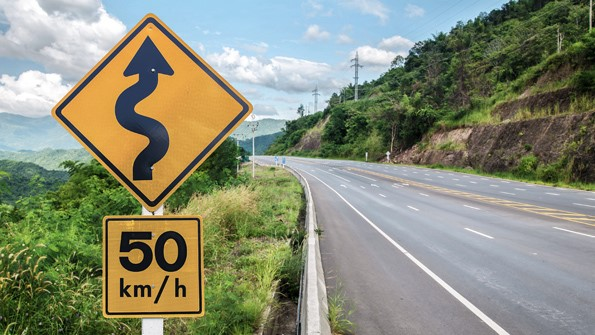
#> input picture imagenes/ruta.jpg, 595 x 335 px
$ python actividad4.py
#> lines starting #> are read from the running program, lines starting #| are printed output that depends on the picture; after the words box and inside, x2 and y2 are one past the last pixel; in counts of white or black regions, pixels touching at a corner belong together
# ALUMNO : AGUILAR LUCIANO DAVID

import cv2

imagen = cv2.imread('imagenes/ruta.jpg')
#> imagen is the input picture: shape (335, 595, 3); mean B, G, R 119.6, 140.8, 136.5

imagengris= cv2.cvtColor(imagen,cv2.COLOR_BGR2GRAY)
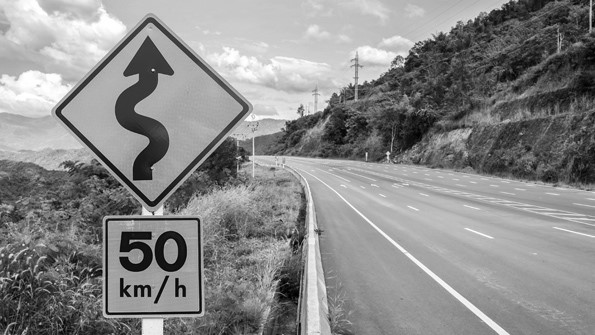
#> imagengris: shape (335, 595); min 0, max 255, mean 137.1

bordes = cv2.Canny(imagengris[0:215,00:250],100,500)
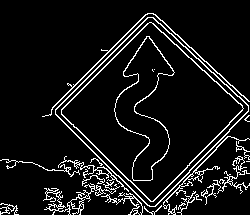
#> bordes: shape (215, 250); 8.3% white in thin lines or dots
bordes2 = cv2.Canny(imagengris[218:320,100:200],100,500)
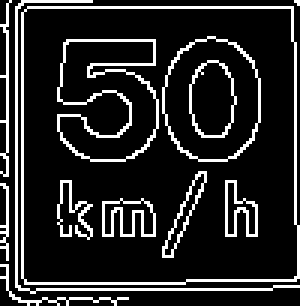
#> bordes2: shape (102, 100) (shown 3 times larger); 14.8% white in thin lines or dots


contornos,_= cv2.findContours(bordes,cv2.RETR_EXTERNAL,cv2.CHAIN_APPROX_SIMPLE)
#> contornos = 18 contours, 8 with area under 20; largest, box (x1, y1, x2, y2) and area: (55, 17, 249, 207) 19414, (43, 181, 120, 215) 342, (42, 13, 250, 117) 190, (163, 136, 250, 215) 128, (58, 156, 129, 192) 126
contornos2,_ = cv2.findContours(bordes2,cv2.RETR_EXTERNAL,cv2.CHAIN_APPROX_SIMPLE)
#> contornos2 = 6 contours, 5 with area under 20; largest, box (x1, y1, x2, y2) and area: (7, 2, 100, 95) 8338

cv2.drawContours(imagen,contornos,-1,(0,255,0),2)
cv2.drawContours(imagen[218:320,100:200],contornos2,-1,(0,255,0),2)

texto = 'Alerta al conductor'

cv2.putText(imagen,texto,(170,20),cv2.FONT_HERSHEY_SIMPLEX,0.7,(0,255,0),2)
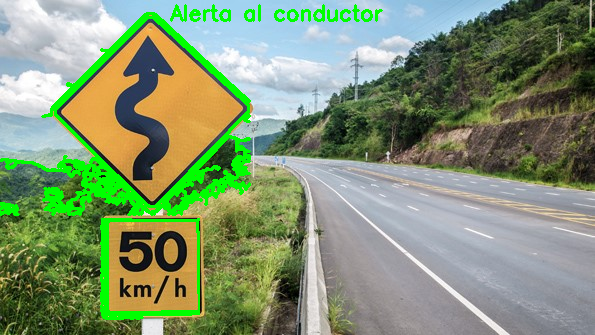
#> imagen: shape (335, 595, 3); mean B, G, R 114, 148, 129.1

cv2.imshow('Imagen contornos',imagen)
cv2.waitKey(0)
cv2.destroyAllWindows()
